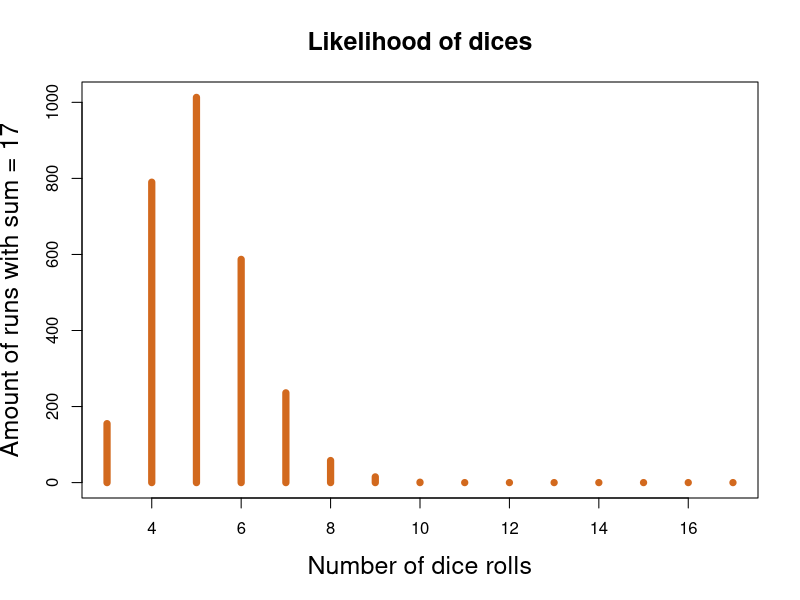

The R source for this figure:
## ---- chunk 1

sum(sample(1:6, 3, replace = TRUE))   # The sample function includes only whole numbers 
sum(sample(1:6, 4, replace = TRUE))   # Here: between 1-6 for a set number of dices (between 3-17)
sum(sample(1:6, 5, replace = TRUE))
sum(sample(1:6, 6, replace = TRUE))
sum(sample(1:6, 7, replace = TRUE))
sum(sample(1:6, 8, replace = TRUE))
sum(sample(1:6, 9, replace = TRUE))
sum(sample(1:6, 10, replace = TRUE))
sum(sample(1:6, 11, replace = TRUE))
sum(sample(1:6, 12, replace = TRUE))
sum(sample(1:6, 13, replace = TRUE))
sum(sample(1:6, 14, replace = TRUE))
sum(sample(1:6, 15, replace = TRUE))
sum(sample(1:6, 16, replace = TRUE))
sum(sample(1:6, 17, replace = TRUE))

## ---- chunk 2
n <- 10000
resvec <- rep(0,15)

## ---- chunk 3
# loop to go through possible numbers of dices
for (i in 3:17) {
  # getting a vector of random numbers between 1 to 6
  vec <- sample(1:6, n * i, replace = TRUE)
  # transform vector to a matrix, amount of coloums equal to number of dices i
  mat <- matrix(vec, ncol = i)
  # loop to go through all rows of matrix
  for (j in 1:n){
    # if sum of a row is 17 then put the counter +1
    if (sum(mat[j,]) == 17){
      resvec[i-2] <- resvec[i-2]+1
    }
  }
}
## ---- chunk 4
# last loop can also be calculated by: 
  resvec[i-2] <- sum(rowSums(mat) == 17)
## ---- chunk 5
## Plot
x <- 3:17      # set x values
plot(x,resvec, type = "h", col="chocolate", lwd=7,
     xlim=c(3,17),
     main = "Likelihood of dices",                        # Diagram Title
     xlab = "Number of dice rolls",                       # X-Axis Title
     ylab = 'Amount of runs with sum = 17',               # Y-Axis Title
     cex.lab = 1.5, cex.main = 1.5)                       # Font size of Titles

